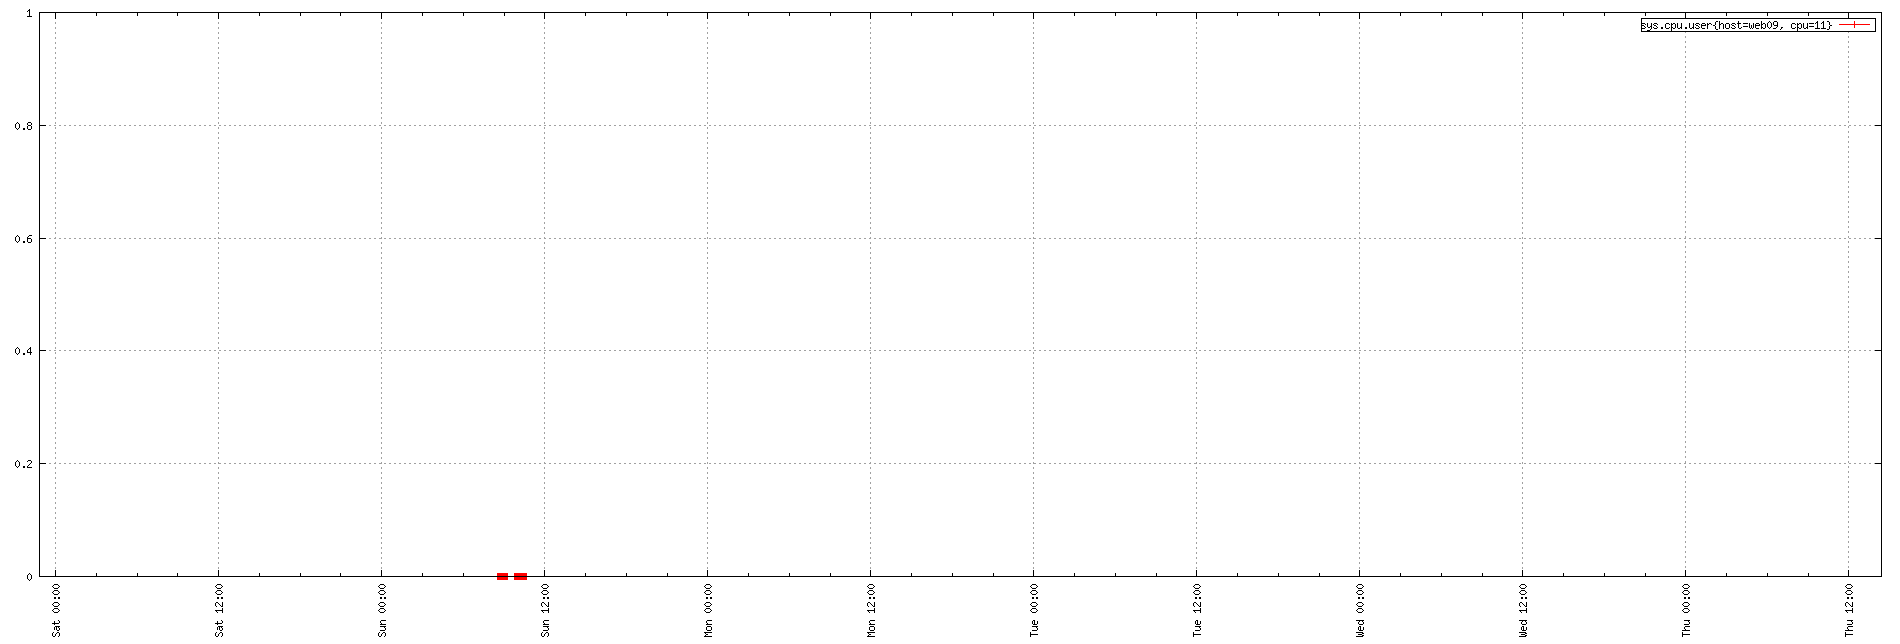

Here is the gnuplot script that generated this plot:
set term png small size 1900,644
set xdata time
set timefmt "%s"
if (GPVAL_VERSION < 4.6) set xtics rotate; else set xtics rotate right
set output "${TMPDIR-'tmp'}/tsd/3e3ce316.png"
set xrange ["1673650109":"1674138231"]
set format x "%a %H:%M"
set grid
set style data linespoint
set key right box
set yrange [0:]
plot  "${TMPDIR-'tmp'}/tsd/3e3ce316_0.dat" using 1:2 title "sys.cpu.user{host=web09, cpu=11}"
